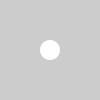
Frame 1 (no input)
Frame 60 (the mouse pressed at the canvas centre just before this capture): identical to frame 1, image omitted
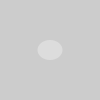
Frame 120 (the mouse held since frame 60 and released just before this capture)

The Processing sketch that drew these frames (run headless with seeded random() and noise(); from frame 60 on, the mouse is pressed at the canvas centre):

// Processing sketch: sketch_26_1
// ── sketch_26_1.pde
//exercise 26.1

int x = 20;
int y = 20;

void setup() {
  noStroke();
  size(100, 100);
}

void draw() {
  background(204);
  ellipse(50, 50, x, y);
}

void mousePressed() {
  fill(220);
  x += 5;
}

void mouseReleased() {
  fill(70);
  y += 11;
}

  
